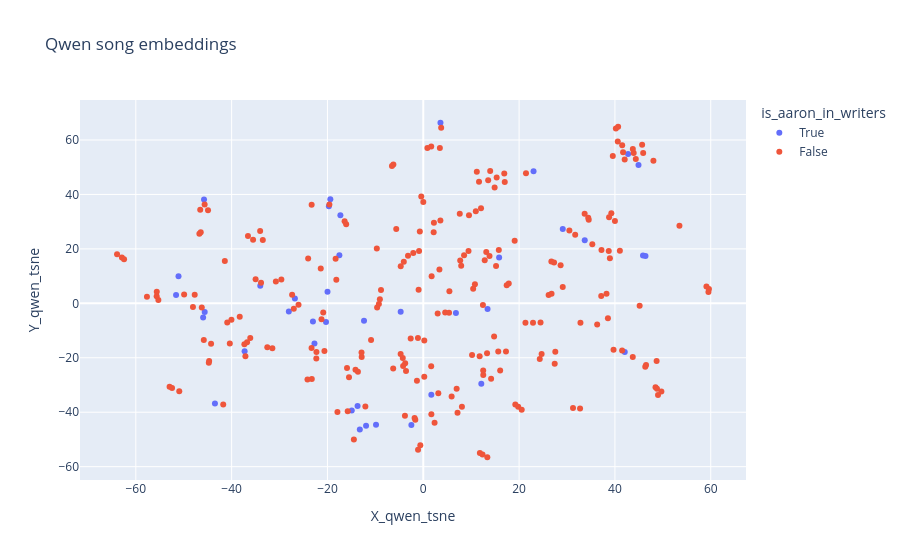

The notebook cell saved with this chart:
### Code cell
fig = px.scatter(
    dataset, 
    x="X_qwen_tsne", 
    y="Y_qwen_tsne", 
    color="is_aaron_in_writers",
    title="Qwen song embeddings",
    hover_name="Song Name"
)

fig.show()

html_str = fig.to_html(full_html=False, include_plotlyjs='cdn')

with open("figures/qwen_song_is_aaron_in_writers.html", "w") as f:
    f.write(html_str)

### Figure 1 — Plotly figure (JSON) as saved in the notebook; plotly's stock layout.template omitted (floating-point values rounded to 4 significant figures; data arrays with more than 128 entries replaced by an {"elided": "..."} marker saying what was removed)
{"data": [{"hovertemplate": "<b>%{hovertext}</b><br><br>is_aaron_in_writers=True<br>X_qwen_tsne=%{x}<br>Y_qwen_tsne=%{y}<extra></extra>", "hovertext": ["Cassandra", "ivy", "Would've, Could've, Should've", "the last great american dynasty", "peace", "Chloe or Sam or Sophia or Marcus", "So High School", "invisible string", "coney island", "High Infidelity", "hoax", "The Albatross", "cowboy like me", "happiness", "closure", "the 1", "thanK you aIMee", "So Long, London", "seven", "it's time to go", "The Prophecy", "right where you left me", "willow", "The Bolter", "long story short", "But Daddy I Love Him", "Clara Bow", "marjorie", "Hits Different", "tolerate it", "Robin", "epiphany", "mad woman", "The Great War", "The Smallest Man Who Ever Lived", "cardigan", "How Did It End?", "I Hate It Here", "dorothea", "'tis the damn season"], "legendgroup": "True", "marker": {"color": "#636efa", "symbol": "circle"}, "mode": "markers", "name": "True", "orientation": "v", "showlegend": true, "type": "scatter", "x": [-13.25, -11.94, -14.92, 3.586, -17.52, 12.11, -19.7, 1.682, 42.75, 6.814, -51.6, 29.12, 15.83, -4.716, -34.02, -13.72, -2.484, -22.71, 13.42, 45.86, -28.06, 46.38, -26.8, -45.76, -45.62, -17.3, 23.01, -37.29, -20.3, -19.99, -43.48, -45.95, -51.09, -12.37, -23.03, 44.92, -9.864, 33.7, -19.4, 42.05], "xaxis": "x", "y": [-46.32, -44.97, -39.34, 66.34, 17.68, -29.53, 35.63, -33.58, 54.88, -3.533, 3.02, 27.33, 16.8, -3.071, 6.442, -37.74, -44.66, -14.79, -2.076, 17.6, -3.02, 17.4, 1.813, 38.1, -3.148, 32.36, 48.56, -17.61, -6.816, 4.243, -36.82, -5.195, 9.986, -6.441, -6.639, 50.81, -44.63, 23.15, 38.22, -17.9], "yaxis": "y"}, {"hovertemplate": "<b>%{hovertext}</b><br><br>is_aaron_in_writers=False<br>X_qwen_tsne=%{x}<br>Y_qwen_tsne=%{y}<extra></extra>", "hovertext": {"elided": "232 str values"}, "legendgroup": "False", "marker": {"color": "#EF553B", "symbol": "circle"}, "mode": "markers", "name": "False", "orientation": "v", "showlegend": true, "type": "scatter", "x": {"elided": "232 float values"}, "xaxis": "x", "y": {"elided": "232 float values"}, "yaxis": "y"}], "layout": {"legend": {"title": {"text": "is_aaron_in_writers"}, "tracegroupgap": 0}, "title": {"text": "Qwen song embeddings"}, "xaxis": {"anchor": "y", "domain": [0, 1], "title": {"text": "X_qwen_tsne"}}, "yaxis": {"anchor": "x", "domain": [0, 1], "title": {"text": "Y_qwen_tsne"}}}}
